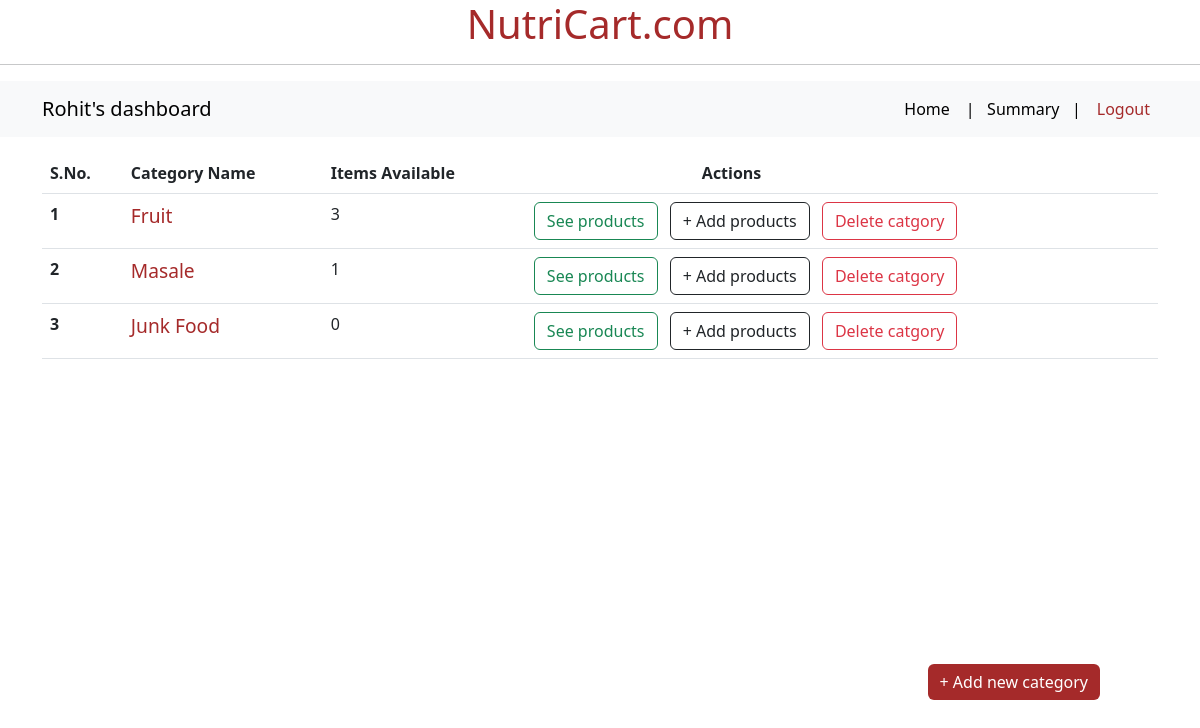
Page /admin_dashboard on the committed database.
### app.py (models this page shows)
class Category(db.Model, UserMixin):
    __tablename__ = "category"
    id = db.Column(db.Integer, primary_key=True)
    category_name = db.Column(db.String(100), unique= True, nullable= False )

### app.py (the view)
@app.route('/admin_dashboard', methods=['GET','POST'])
def admin_dashboard():
    allCategory = Category.query.all()
    allProducts = Product.query.all()
    return render_template('admin_dashboard.html', allCategory=allCategory, allProducts= allProducts)

### templates/admin_dashboard.html (shortened to what this page needs)
{% extends 'base.html' %}
{% block body %}
<div class="button-container">
    <a type="button" href="/add_category" class="btn btn-primary add_category">+ Add new category</a>
</div>
{% block navbar %}
<div>
    <nav class="navbar navbar-expand-lg bg-body-tertiary">
        <div class="container">
            <a class="navbar-brand" href="/admin_dashboard">Rohit's dashboard</a>
            <div >
                <div class="navbar-nav">
                    <a class="nav-link active" aria-current="page" href="/admin_dashboard">Home</a>
                    <a class="nav-link active" href="#">|&nbsp; &nbsp;Summary &nbsp;&nbsp;| </a>
                    <a class="nav-link" style="color: brown;" href="/">Logout</a>
                </div>
            </div>
        </div>
    </nav>
</div>
{% endblock navbar %}
{% if allCategory|length==0 %}
<div class="container my-3">
    <div class="alert alert-dark" role="alert">
        No categories found. Add your first category now!
    </div>
</div>
{% else %}
<div class="container my-3">
    <table class="table">
        <thead>
            <tr>
                <th scope="col">S.No.</th>
                <th scope="col">Category Name</th>
                <th scope="col">Items Available</th>
                <th scope="col" style="padding-left: 180px;"> Actions</th>
            </tr>
        </thead>
        <tbody>
            {% for cat in allCategory %}
            <tr>
                <th scope="row">{{ loop.index }}</th>
                <td style="color: brown; font-size: larger;">{{ cat.category_name }}</td>
                <td>
                    {% set count_list = [] %}
                    {% for product in allProducts %}
                    {% if product.category_id == cat.id %}
                    {% set _= count_list.append(product.product_name) %}
                    {% endif %}
                    {% endfor %}
                    {{ count_list|length }}
                </td>
                <td>
                    <a href="/see_product/admin/-1/{{cat.id}}" type="button" name="user_type" value="admin_view"
                        class="btn btn-outline-success sm mx-1">See
                        products</a>
                    <a href="/add_product/{{cat.id}}" type="button" class="btn btn-outline-dark sm mx-1">+ Add
                        products</a>
                    <a href="/delete_category/{{cat.id}}" type="button" class="btn btn-outline-danger sm mx-1">Delete
                        catgory</a>
                </td>
            </tr>
            {% endfor %}
        </tbody>
    </table>
</div>
{% endif %}
{% endblock body %}

### static/css/style.css (style rules this page uses)
.add_category { color: white; position: fixed; bottom: 100px; right: 100px; background-color:brown; border:0ch }

### rows in the picture
Category: category_name "Fruit", count_list "3"
Category: category_name "Masale", count_list "1"
Category: category_name "Junk Food", count_list "0"
